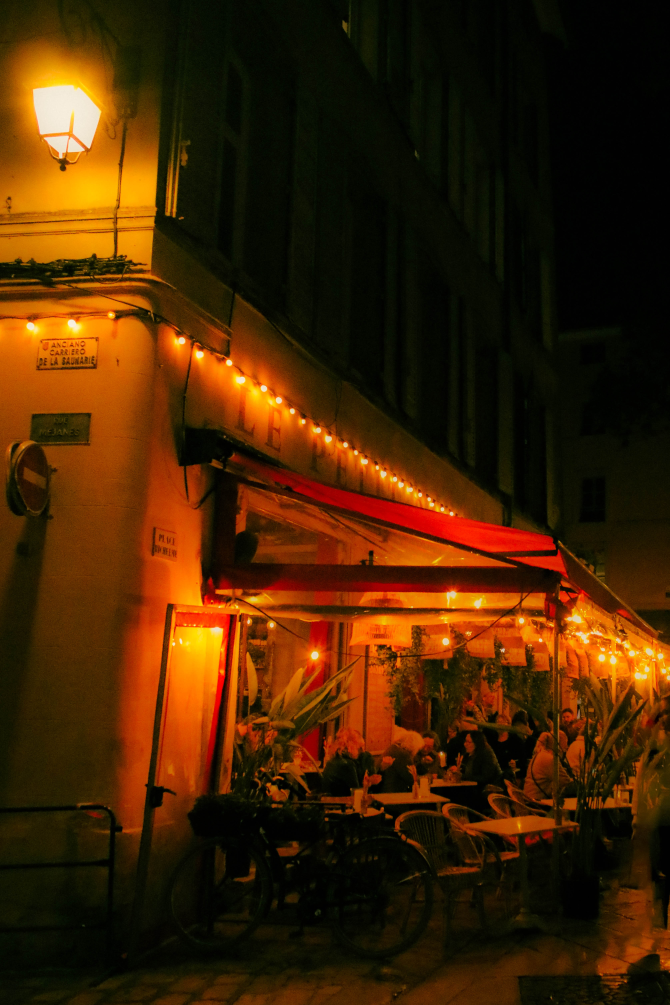
#> input picture photos/IMG_0024.jpg, 3349 x 5024 px (shown at 1/5 size); its folder holds 4 pictures in this run
$ python generate_thumbnails.py
#> lines starting #> are read from the running program, lines starting #| are printed output that depends on the picture
import os
from PIL import Image
import glob

# Configurations
PHOTOS_DIR = "photos"
THUMBNAIL_DIR = os.path.join(PHOTOS_DIR, "thumbnails")
THUMBNAIL_SIZE = (300, 300)  # Taille des miniatures en pixels

def create_thumbnail(image_path):
    try:
        with Image.open(image_path) as img:
            # Conserver le ratio d'aspect
            img.thumbnail(THUMBNAIL_SIZE, Image.Resampling.LANCZOS)

            # Créer le nom du fichier thumbnail
            filename = os.path.basename(image_path)
            thumbnail_path = os.path.join(THUMBNAIL_DIR, f"thumb_{filename}")

            # Sauvegarder la miniature
            img.save(thumbnail_path, quality=80, optimize=True)
            print(f"✓ Miniature créée : {thumbnail_path}")
    except Exception as e:
        print(f"❌ Erreur avec {image_path}: {str(e)}")

def main():
    # Créer le dossier thumbnails s'il n'existe pas
    os.makedirs(THUMBNAIL_DIR, exist_ok=True)

    # Chercher toutes les images
    image_extensions = ('*.jpg', '*.jpeg', '*.png', '*.gif')
    image_files = []
    for ext in image_extensions:
        image_files.extend(glob.glob(os.path.join(PHOTOS_DIR, ext)))
        image_files.extend(glob.glob(os.path.join(PHOTOS_DIR, ext.upper())))
#> pass 2 of the loop in main, `for ext in image_extensions:`:
#> pass 3 of the loop in main, `for ext in image_extensions:`:
#> the loop made 4 passes; the first 3 are shown

    if not image_files:
        print("Aucune image trouvée dans le dossier photos/")
        return

    print(f"Génération des miniatures pour {len(image_files)} images...")

    # Créer les miniatures
    for image_path in image_files:
        create_thumbnail(image_path)
#> in create_thumbnail, img is the input picture: PIL image 3349x5024 RGB; mean R, G, B 68.4, 35.1, 3.2
#> in create_thumbnail, `img.thumbnail(THUMBNAIL_SIZE, Image.Resampling.LANCZOS)`:
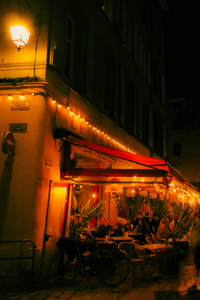
#> img: PIL image 200x300 RGB; mean R, G, B 68.5, 35.2, 3.2
#> pass 2 of the loop in main, `for image_path in image_files:`:
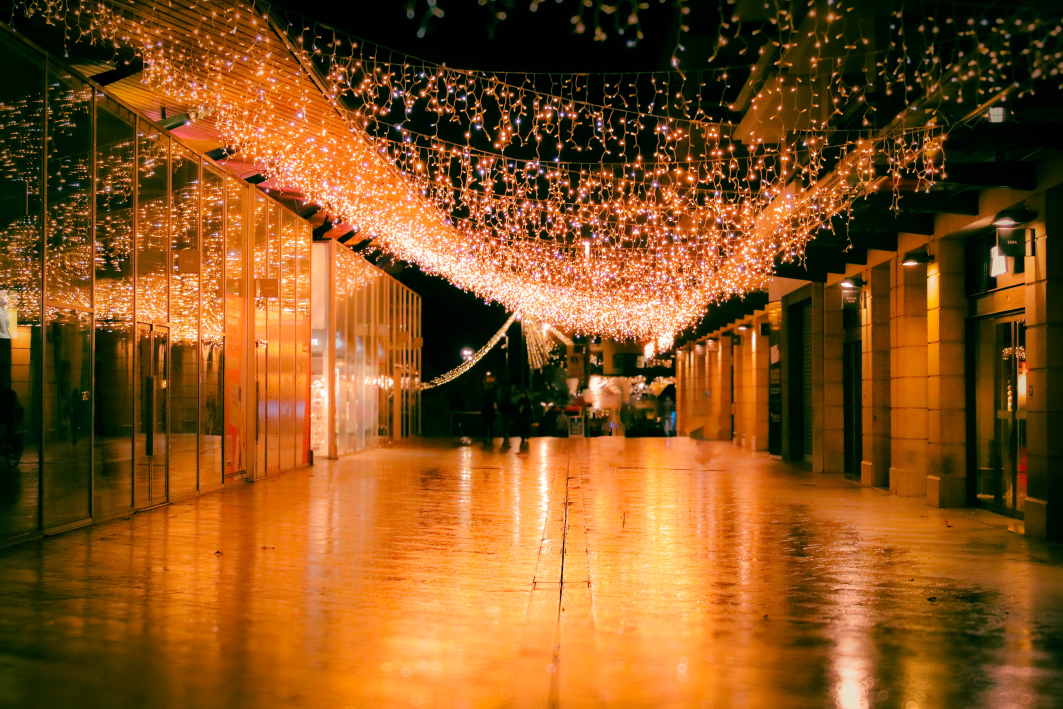
#> input picture photos/IMG_0029.jpg, 5313 x 3542 px (shown at 1/5 size)
#> in create_thumbnail, img is the input picture: PIL image 5313x3542 RGB; mean R, G, B 132.7, 82.1, 29.3
#> in create_thumbnail (call 2), `img.thumbnail(THUMBNAIL_SIZE, Image.Resampling.LANCZOS)`:
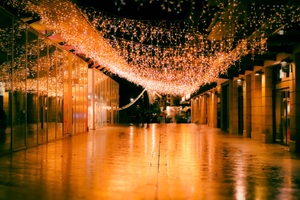
#> img: PIL image 300x200 RGB; mean R, G, B 132.9, 82.2, 29.4
#> pass 3 of the loop in main, `for image_path in image_files:`:
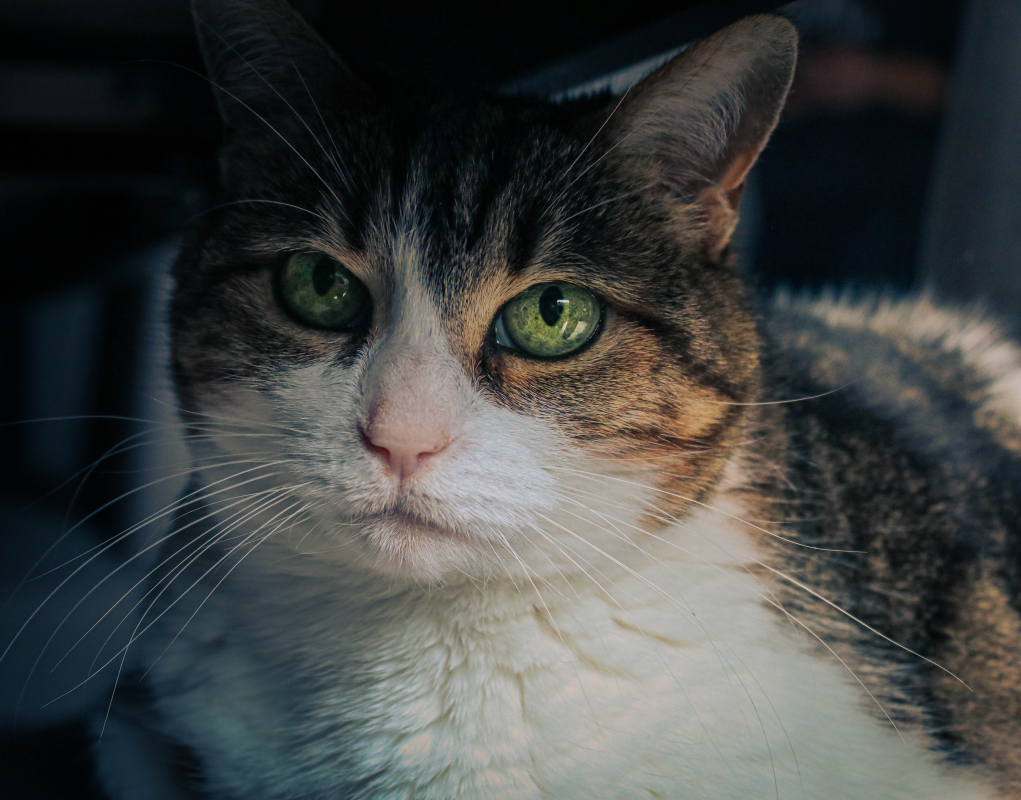
#> input picture photos/IMG_0090.jpg, 5105 x 4000 px (shown at 1/5 size)
#> in create_thumbnail, img is the input picture: PIL image 5105x4000 RGB; mean R, G, B 65.2, 67.6, 66.4
#> in create_thumbnail (call 3), `img.thumbnail(THUMBNAIL_SIZE, Image.Resampling.LANCZOS)`:
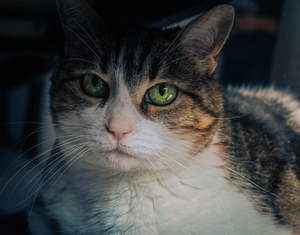
#> img: PIL image 300x235 RGB; mean R, G, B 65.3, 67.6, 66.5
#> the loop made 8 passes; the first 3 are shown

    print("\nTerminé ! Les miniatures ont été créées dans le dossier photos/thumbnails/")

if __name__ == "__main__":
    main()
